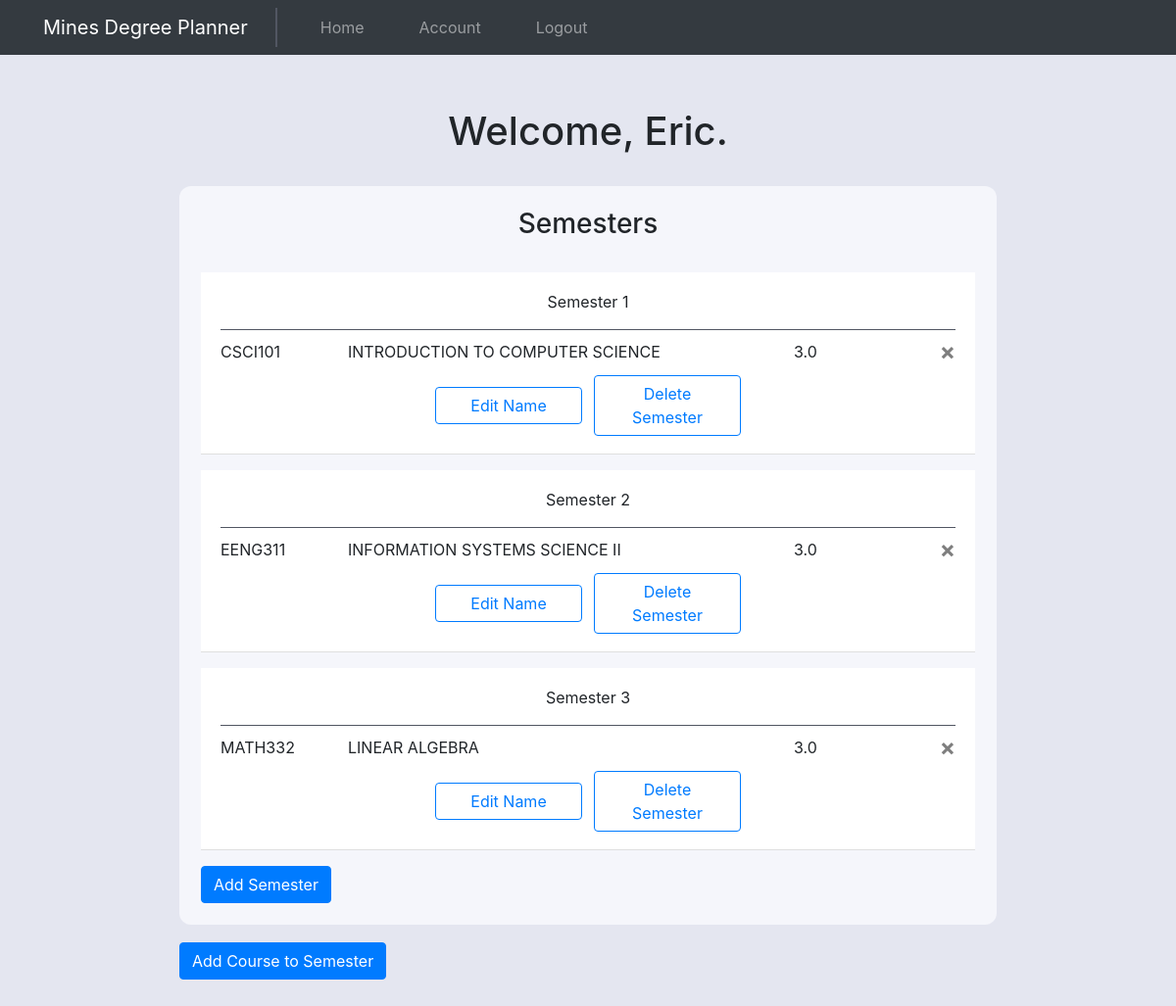
Screenshot of / (signed in) with the database file from the repository.
### website/models.py (models this page shows)
class User(db.Model, UserMixin):
    id = db.Column(db.Integer, primary_key=True)
    cwid = db.Column(db.Integer, unique=True)
    email = db.Column(db.String(150), unique=True)
    password = db.Column(db.String(150))
    first_name = db.Column(db.String(150))
    last_name = db.Column(db.String(150))
    major = db.Column(db.String(150))
    credits_taken = db.Column(db.String(10))
    class_standing = db.Column(db.String(10))
    courses = db.relationship('Course')
    semesters = db.relationship('Semester')
    num_semesters = db.Column(db.Integer)

class Semester(db.Model):
    id = db.Column(db.Integer, primary_key=True)
    semester_name = db.Column(db.String(64))
    user_id = db.Column(db.Integer, db.ForeignKey('user.id'))
    semester_number = db.Column(db.Integer)
    courses = db.relationship('Course')

class Course(db.Model):
    id = db.Column(db.Integer, primary_key=True)
    department = db.Column(db.String(4))
    course_number = db.Column(db.String(3))
    course_name = db.Column(db.String(500))
    credit_hours = db.Column(db.String(10))
    is_taken = db.Column(db.String(5))
    user_id = db.Column(db.Integer, db.ForeignKey('user.id'))
    semester_id = db.Column(db.Integer, db.ForeignKey('semester.id'))

### website/views.py (the view, shortened to what this page needs)
@views.route('/', methods=['GET', 'POST'])
@login_required
def home():
    return render_template("home.html", user=current_user)

### website/__init__.py (called while the page is built)
def create_app():
    app = Flask(__name__)
    app.config['SECRET_KEY'] = 'josiefnapwpawoj'
    app.config['SQLALCHEMY_DATABASE_URI'] = f'sqlite:///{DB_NAME}'
    db.init_app(app)
    from .views import views
    from .auth import auth
    app.register_blueprint(views, url_prefix="/")
    app.register_blueprint(auth, url_prefix="/")
    from .models import User, Course, Semester
    create_database(app)
    login_manager = LoginManager()
    login_manager.login_view = 'auth.login'
    login_manager.init_app(app)
    @login_manager.user_loader
    def load_user(id):
        return User.query.get(int(id))
    return app

### website/templates/home.html (shortened to what this page needs)
{% extends "base.html" %} {% block title %}Home{% endblock %} {% block content%}
<br />
<h1 style="text-align: center; margin-bottom: 32px">
    Welcome, {{user.first_name}}.
</h1>
<section class="semester-form-section">
    <h3 align="center">Semesters</h3>
    <ul class="list-group list-group-flush courses-taken-list" id="notes">
        {% for semester in user.semesters %}
        <li class="list-group-item semester-row">
            <div class="row semester-title-row">
                <div class="col" align="center">
                    Semester {{semester.semester_number}}
                </div>
            </div>
            {% if semester.courses %}
            <div class="padding-above-courses"></div>
            {% endif %}
            {% for course in semester.courses %}
            <div class="row semester-course-entry">
                <div class="col-sm-2">
                    {{course.department}}{{course.course_number}}
                </div>
                <div class="col-md-7">{{course.course_name}}</div>
                <div class="col-sm-2">{{course.credit_hours}}</div>
                <div class="col-sm-1">
                    <button
                        type="button"
                        class="close"
                        onClick="deleteCourseFromSemester({{ course.id }}, {{ semester.id }});"
                    >
                        <span aria-hidden="true">&times;</span>
                    </button>
                </div>
            </div>
            {% endfor %}
            <div class="row">
                <div class="col-sm-12 edit-semester-name-row">
                    <button
                        type="button"
                        class="btn btn-outline-primary edit-semester-name-btn"
                        data-toggle="modal"
                        data-target="#editSemesterNameModal"
                    >
                        Edit Name
                    </button>
                    <button
                        type="button"
                        class="btn btn-outline-primary add-semester-btn delete-semester-btn"
                        onClick="deleteSemester({{ semester.id }})"
                    >
                        <span aria-hidden="true">Delete Semester</span>
                    </button>
                </div>
            </div>
        </li>
        {% endfor %}
    </ul>
    <button
        type="button"
        class="btn btn-primary add-semester-btn"
        onClick="addSemester()"
    >
        <span aria-hidden="true">Add Semester</span>
    </button>
</section>
<button
    type="button"
    class="btn btn-primary"
    data-toggle="modal"
    data-target="#addCourseModal"
>
    Add Course to Semester
</button>
{% endblock %}

### website/templates/base.html (shortened to what this page needs)
<!DOCTYPE html>
<html lang="en">
    <head>
        <link
            rel="stylesheet"
            href="https://stackpath.bootstrapcdn.com/bootstrap/4.4.1/css/bootstrap.min.css"
        />
        <link
            rel="stylesheet"
            href="https://stackpath.bootstrapcdn.com/font-awesome/4.7.0/css/font-awesome.min.css"
        />
        <link rel="stylesheet" href="../static/style.css" />
    </head>
    <body>
        <nav class="navbar navbar-expand-lg navbar-dark bg-dark">
            <a
                class="navbar-brand nav-item-padding navbar-title"
                href="/"
                id="nav-title"
                >Mines Degree Planner</a
            >
            <div class="collapse navbar-collapse" id="navbar">
                <div class="navbar-nav">
                    {% if user.is_authenticated %}
                    <a
                        href="/"
                        class="nav-item nav-link nav-item-padding"
                        id="home"
                        >Home</a
                    >
                    <a
                        href="/account"
                        class="nav-item nav-link nav-item-padding"
                        id="account"
                        >Account</a
                    >
                    <a
                        href="/logout"
                        class="nav-item nav-link nav-item-padding"
                        id="logout"
                        >Logout</a
                    >
                    {% endif %}
                </div>
            </div>
        </nav>
        <div class="container-sm" id="main-container">
            {% block content %} {% endblock %}
        </div>
    </body>
</html>

### website/static/style.css (style rules this page uses)
:root { --very-light-blue: #f5f6fb; --darker-color: #e4e6f0; }
body { background-color: var(--darker-color); }
.navbar-title { border-right: #515662 0px solid; transition-duration: 300ms !important; }
.nav-item-padding { padding-left: 28px !important; padding-right: 28px !important; }
body { display: flex; flex-direction: column; }
#main-container { padding-top: 30px; margin: auto !important ; align-self: center; justify-self: center; }
.semester-form-section { padding: 22px; border-radius: 12px; background-color: var(--very-light-blue); margin-bottom: 18px; }
.courses-taken-list { margin-top: 16px; }
.add-semester-btn { margin-top: 16px !important; }
.semester-row { margin-top: 16px; }
.semester-title-row { padding: 6px 0px; }
.padding-above-courses { margin-top: 10px; border-bottom: 0.5px solid #515662; margin-bottom: 10px; }
.semester-course-entry { margin-top: 8px; }
.edit-semester-name-row { display: flex; flex-direction: row; align-items: center; justify-content: center !important; }
.edit-semester-name-btn { align-self: center; justify-self: center; margin-top: 12px !important; margin-bottom: 6px !important; margin-right: 6px; width: 150px; }
.delete-semester-btn { align-self: center; justify-self: center; margin-top: 12px !important; margin-bottom: 6px !important; margin-left: 6px; width: 150px; }
@media screen and (min-width: 576px) { #main-container { width: 72%; } }
@media screen and (min-width: 992px) { .navbar-title { border-right: #515662 2px solid; transition-duration: 300ms !important; } }

### rows the page displays
User: first_name "Eric"
Semester: semester_number "1"
Course: department "CSCI", course_number "101", course_name "INTRODUCTION TO COMPUTER SCIENCE", credit_hours "3.0"
Semester: semester_number "2"
Course: department "EENG", course_number "311", course_name "INFORMATION SYSTEMS SCIENCE II", credit_hours "3.0"
Semester: semester_number "3"
Course: department "MATH", course_number "332", course_name "LINEAR ALGEBRA", credit_hours "3.0"
